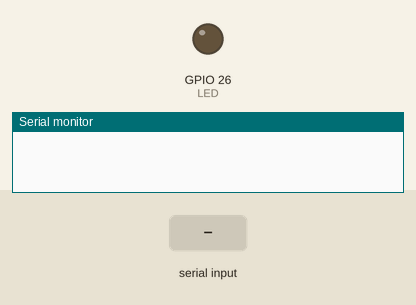
This sketch was run on a simulated ESP32. Shown: output pins drawn as LEDs (lit = HIGH), the last lines printed to the serial monitor. The test bench sets the inputs (shaded band).

Above: at 1.2 s.
1.3 s: "90,45\n" received over Serial
At 1.7 s:
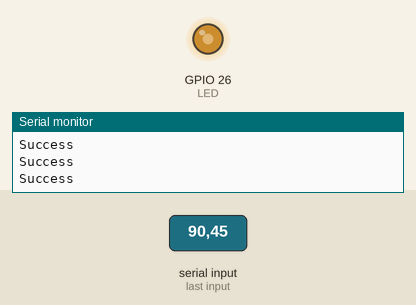
2.8 s: "30,150\n" received over Serial
At 4.0 s:
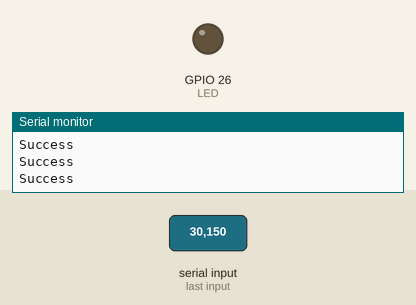
4.3 s: "90\n" received over Serial
5.8 s: "5\n" received over Serial
At 6.3 s:
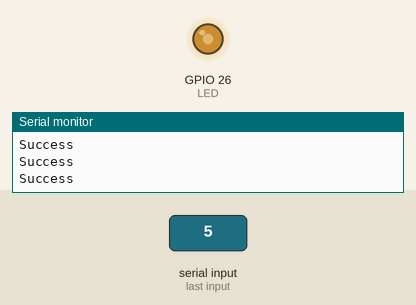
Timing chart, 0 to 8.3 s (numbered marks = the images above; inputs shaded):
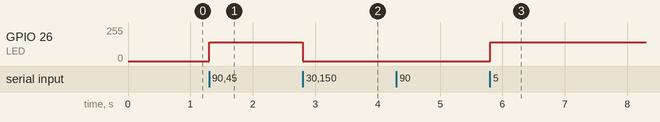

The sketch:

7-5.ino
```cpp
#define LED 26

int level=0;

void setup() {
  // put your setup code here, to run once:
  Serial.begin(115200);
}

void loop() {
  // put your main code here, to run repeatedly:

  dacWrite(LED,level*255/9);

  if (Serial.available() > 0){
    char input = Serial.read();
    if(input>='0'&&input<='9'){
      level = input-'0';
      Serial.println("Success");
    }
  }
}
```

Measured:
- after the input at 1.3 s, GPIO 26 (LED): 0/255 → 141/255 at once
- after the input at 2.8 s, GPIO 26 (LED): 141/255 → 0/255 at once
- after the input at 5.8 s, GPIO 26 (LED): 0/255 → 141/255 at once
